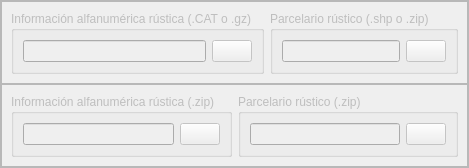
           <widget class="QFrame" name="frame_R_multi">
            <property name="minimumSize">
             <size>
              <width>0</width>
              <height>100</height>
             </size>
            </property>
            <property name="frameShape">
             <enum>QFrame::StyledPanel</enum>
            </property>
            <property name="frameShadow">
             <enum>QFrame::Raised</enum>
            </property>
            <layout class="QVBoxLayout" name="verticalLayout_3">
             <property name="spacing">
              <number>0</number>
             </property>
             <property name="leftMargin">
              <number>0</number>
             </property>
             <property name="topMargin">
              <number>0</number>
             </property>
             <property name="rightMargin">
              <number>0</number>
             </property>
             <property name="bottomMargin">
              <number>0</number>
             </property>
             <item>
              <widget class="QFrame" name="frame_3">
               <property name="enabled">
                <bool>true</bool>
               </property>
               <property name="frameShape">
                <enum>QFrame::StyledPanel</enum>
               </property>
               <property name="frameShadow">
                <enum>QFrame::Raised</enum>
               </property>
               <layout class="QHBoxLayout" name="horizontalLayout_3">
                <item>
                 <widget class="QGroupBox" name="Group_CAT_R_unique">
                  <property name="enabled">
                   <bool>false</bool>
                  </property>
                  <property name="focusPolicy">
                   <enum>Qt::NoFocus</enum>
                  </property>
                  <property name="title">
                   <string>Información alfanumérica rústica (.CAT o .gz)</string>
                  </property>
                  <property name="flat">
                   <bool>true</bool>
                  </property>
                  <layout class="QHBoxLayout" name="horizontalLayout_36">
                   <item>
                    <widget class="QLineEdit" name="dir_cat_rust_unique"/>
                   </item>
                   <item>
                    <widget class="QPushButton" name="button_cat_rust_unique">
                     <property name="cursor">
                      <cursorShape>PointingHandCursor</cursorShape>
                     </property>
                     <property name="text">
                      <string/>
                     </property>
                     <property name="iconSize">
                      <size>
                       <width>20</width>
                       <height>20</height>
                      </size>
                     </property>
                    </widget>
                   </item>
                  </layout>
                 </widget>
                </item>
                <item>
                 <widget class="QGroupBox" name="Group_SHP_R_unique">
                  <property name="enabled">
                   <bool>false</bool>
                  </property>
                  <property name="sizePolicy">
                   <sizepolicy hsizetype="Preferred" vsizetype="Preferred">
                    <horstretch>0</horstretch>
                    <verstretch>0</verstretch>
                   </sizepolicy>
                  </property>
                  <property name="title">
                   <string>Parcelario rústico (.shp o .zip)</string>
                  </property>
                  <layout class="QHBoxLayout" name="horizontalLayout_37">
                   <item>
                    <widget class="QLineEdit" name="dir_shp_rust_unique"/>
                   </item>
                   <item>
                    <widget class="QPushButton" name="button_shp_rust_unique">
                     <property name="cursor">
                      <cursorShape>PointingHandCursor</cursorShape>
                     </property>
                     <property name="text">
                      <string/>
                     </property>
                     <property name="iconSize">
                      <size>
                       <width>20</width>
                       <height>20</height>
                      </size>
                     </property>
                    </widget>
                   </item>
                  </layout>
                 </widget>
                </item>
               </layout>
              </widget>
             </item>
             <item>
              <widget class="QFrame" name="frame_5">
               <property name="enabled">
                <bool>true</bool>
               </property>
               <property name="frameShape">
                <enum>QFrame::StyledPanel</enum>
               </property>
               <property name="frameShadow">
                <enum>QFrame::Raised</enum>
               </property>
               <layout class="QHBoxLayout" name="horizontalLayout_6">
                <item>
                 <widget class="QGroupBox" name="Group_CAT_R_multi">
                  <property name="enabled">
                   <bool>false</bool>
                  </property>
                  <property name="focusPolicy">
                   <enum>Qt::NoFocus</enum>
                  </property>
                  <property name="title">
                   <string>Información alfanumérica rústica (.zip)</string>
                  </property>
                  <property name="flat">
                   <bool>true</bool>
                  </property>
                  <layout class="QHBoxLayout" name="horizontalLayout_19">
                   <item>
                    <widget class="QLineEdit" name="dir_cat_rust_multi"/>
                   </item>
                   <item>
                    <widget class="QPushButton" name="button_cat_rust_multi">
                     <property name="cursor">
                      <cursorShape>PointingHandCursor</cursorShape>
                     </property>
                     <property name="text">
                      <string/>
                     </property>
                     <property name="iconSize">
                      <size>
                       <width>20</width>
                       <height>20</height>
                      </size>
                     </property>
                    </widget>
                   </item>
                  </layout>
                 </widget>
                </item>
                <item>
                 <widget class="QGroupBox" name="Group_SHP_R_multi">
                  <property name="enabled">
                   <bool>false</bool>
                  </property>
                  <property name="sizePolicy">
                   <sizepolicy hsizetype="Preferred" vsizetype="Preferred">
                    <horstretch>0</horstretch>
                    <verstretch>0</verstretch>
                   </sizepolicy>
                  </property>
                  <property name="title">
                   <string>Parcelario rústico (.zip)</string>
                  </property>
                  <layout class="QHBoxLayout" name="horizontalLayout_27">
                   <item>
                    <widget class="QLineEdit" name="dir_shp_rust_multi"/>
                   </item>
                   <item>
                    <widget class="QPushButton" name="button_shp_rust_multi">
                     <property name="cursor">
                      <cursorShape>PointingHandCursor</cursorShape>
                     </property>
                     <property name="text">
                      <string/>
                     </property>
                     <property name="iconSize">
                      <size>
                       <width>20</width>
                       <height>20</height>
                      </size>
                     </property>
                    </widget>
                   </item>
                  </layout>
                 </widget>
                </item>
               </layout>
              </widget>
             </item>
            </layout>
           </widget>
